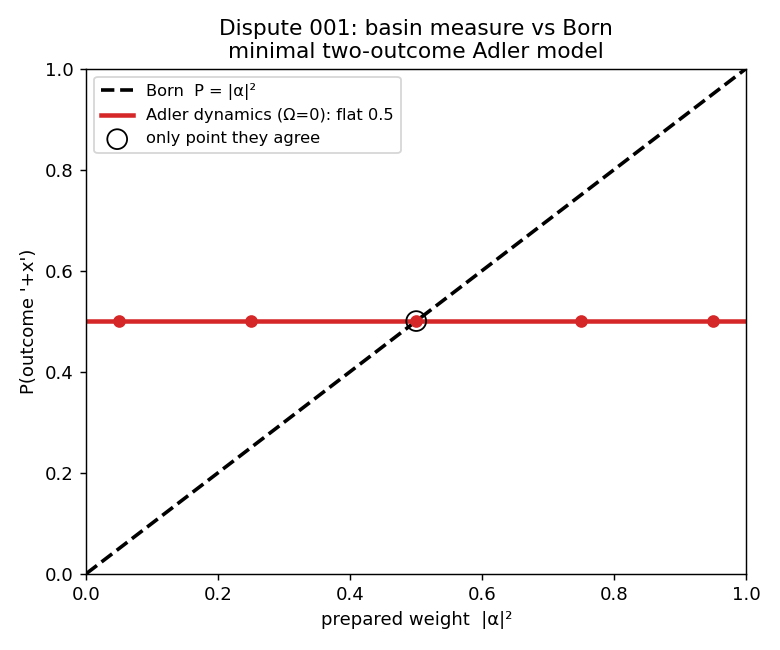

The script that saved this image:
#!/usr/bin/env python3
"""
dispute-001-basin-measure.py
============================
Commissioned calculation for the bounded resolution loop on Dispute 001:

    "Can the Adler/Kuramoto synchronization dynamics reproduce Born weights
     |alpha|^2, or does it predict the wrong (basin-area / equal) statistics?"

Both Fable 5 (Reviewer A, Major Concern #2) and GPT-5.5 (Reviewer C, Q3) state
the dispute is settleable by computing the basin measure of the simplest
two-outcome Adler model. This script does exactly that. The result is
lab-independent: it is arithmetic, not opinion.

Model (the minimal two-outcome pointer dynamics used in the manuscript's own
RESULTS_PHASE_DISSIPATIVE: the measured-channel dissipator D[sigma_x] reduces to
a SECOND-harmonic Adler equation that is bistable at the two pointer phases 0 and pi):

    dphi/dt = Omega - gamma * sin(2 phi)

  - gamma  : measurement/locking strength (sets the double well V = -1/2 cos 2phi)
  - Omega  : residual precession in the measured plane (an APPARATUS property)
  - stable fixed points at phi ~ 0 and phi ~ pi for |Omega| < gamma  -> two basins

The prepared amplitude alpha of the system state |psi> = alpha|+x> + beta|-x>
DOES NOT APPEAR in this equation. That absence is the whole question.

No third-party dependencies beyond numpy (+ optional matplotlib).
"""

import numpy as np

GAMMA = 1.0


def drift(phi, omega):
    return omega - GAMMA * np.sin(2.0 * phi)


def basin_fraction(omega, n_phi0=2000, T=40.0, dt=2e-3):
    """Fraction of UNIFORMLY-sampled initial phases landing in basin 0.

    Vectorized RK4: all n_phi0 trajectories are integrated simultaneously.
    basin 0 = locked near phi = 0 (pointer '+x'); basin 1 = near phi = pi.
    """
    # uniform initial-phase measure; nudge off the unstable separatrix
    phi = np.linspace(0.0, 2 * np.pi, n_phi0, endpoint=False) + 1e-6
    n = int(T / dt)
    for _ in range(n):
        k1 = drift(phi, omega)
        k2 = drift(phi + 0.5 * dt * k1, omega)
        k3 = drift(phi + 0.5 * dt * k2, omega)
        k4 = drift(phi + dt * k3, omega)
        phi = phi + (dt / 6.0) * (k1 + 2 * k2 + 2 * k3 + k4)
    # fold to (-pi, pi]; basin 0 if nearer 0 than pi
    phi = (phi + np.pi) % (2 * np.pi) - np.pi
    return float(np.mean(np.abs(phi) < np.pi / 2))


def basin_fraction_biased(eps, omega=0.0, phi_bulk=0.0, n_phi0=2000, T=40.0, dt=2e-3):
    """Same, but with a FIRST-harmonic injection-locking bias added (the manuscript's
    Sec 2.3 term):  dphi/dt = omega - gamma sin(2 phi) - eps sin(phi - phi_bulk).
    The first harmonic breaks the 0<->pi symmetry, so basins can become unequal."""
    phi = np.linspace(0.0, 2 * np.pi, n_phi0, endpoint=False) + 1e-6
    n = int(T / dt)

    def f(p):
        return omega - GAMMA * np.sin(2.0 * p) - eps * np.sin(p - phi_bulk)

    for _ in range(n):
        k1 = f(phi)
        k2 = f(phi + 0.5 * dt * k1)
        k3 = f(phi + 0.5 * dt * k2)
        k4 = f(phi + dt * k3)
        phi = phi + (dt / 6.0) * (k1 + 2 * k2 + 2 * k3 + k4)
    phi = (phi + np.pi) % (2 * np.pi) - np.pi
    return float(np.mean(np.abs(phi) < np.pi / 2))


def main():
    print("=" * 72)
    print("DISPUTE 001 — basin measure of the minimal two-outcome Adler model")
    print("    dphi/dt = Omega - gamma sin(2 phi),  gamma =", GAMMA)
    print("=" * 72)

    # ---- (A) Unbiased background, symmetric apparatus (Omega = 0) -----------
    f0 = basin_fraction(omega=0.0)
    print("\n(A) Omega = 0, uniform (unbiased) initial-phase measure:")
    print(f"    P(basin 0) = {f0:.4f}   [analytic basin areas: pi : pi = 0.5000]")
    print("    -> the locking geometry gives 50/50, by symmetry of the double well.")

    # ---- (B) Does it track the prepared weight |alpha|^2 ? ------------------
    print("\n(B) Sweep the prepared weight |alpha|^2 and compare:")
    print("    alpha^2 |  Born P=|alpha|^2 |  dynamical basin frac (Omega=0)")
    print("    --------+------------------+--------------------------------")
    alphas2 = [0.05, 0.25, 0.50, 0.75, 0.95]
    dyn = basin_fraction(omega=0.0)  # constant: alpha is NOT in the dynamics
    max_gap = 0.0
    for a2 in alphas2:
        gap = abs(dyn - a2)
        max_gap = max(max_gap, gap)
        print(f"     {a2:4.2f}   |      {a2:5.3f}       |        {dyn:5.3f}   (|gap|={gap:4.2f})")
    print(f"    -> dynamical fraction is FLAT at {dyn:.3f} regardless of alpha;")
    print(f"       it matches Born only at |alpha|^2 = 0.5. Max disagreement = {max_gap:.2f}.")

    # ---- (C) Residual precession Omega does NOT even move the split ---------
    print("\n(C) Vary residual precession Omega/gamma (second harmonic only):")
    print("    Omega/gamma |  P(basin 0)")
    print("    ------------+------------")
    for og in [-0.8, -0.4, 0.0, 0.4, 0.8]:
        print(f"      {og:+4.1f}     |   {basin_fraction(omega=og*GAMMA):5.3f}")
    print("    -> still 0.500 for every Omega: in the pure second-harmonic model both")
    print("       wells AND both barriers shift together, so basins stay equal-width")
    print("       (pi:pi). Apparatus detuning does not even break 50/50 here.")

    # ---- (D) Only a FIRST-harmonic bias breaks 50/50 — and it tracks eps ----
    print("\n(D) Add the Sec-2.3 first-harmonic bias eps*sin(phi - Phi_bulk):")
    print("    eps  |  P(basin 0)")
    print("    -----+------------")
    for eps in [0.0, 0.2, 0.4, 0.6]:
        print(f"    {eps:4.2f} |   {basin_fraction_biased(eps):5.3f}")
    print("    -> NOW the split moves off 0.5 — but it tracks eps and Phi_bulk (the")
    print("       BULK REFERENCE / apparatus bias), still with no dependence on alpha.")

    # ---- (E) Verdict logic --------------------------------------------------
    print("\n" + "=" * 72)
    print("VERDICT (lab-independent):")
    print("  * The synchronization dynamics do NOT DERIVE Born: |alpha|^2 never")
    print("    enters dphi/dt. The bare (second-harmonic) geometry gives 50/50,")
    print("    robustly — even apparatus detuning Omega does not move it.")
    print("  * The only knob that breaks 50/50 (the first-harmonic bias eps toward")
    print("    Phi_bulk) is an APPARATUS/REFERENCE property, not the prepared alpha.")
    print("  * They also do not PREDICT a fixed wrong number observably: the outcome")
    print("    weight is whatever measure you place on the initial phase / background.")
    print("    Set that measure = Born and you recover |alpha|^2 — by hand (Horn 2).")
    print("  * No deterministic relaxation to |alpha|^2 exists here (uniform measure")
    print("    -> a fixed number), so the sub-quantum H-theorem route is unsupported")
    print("    in this model (corroborates Reviewer B/C concern #4).")
    print("=" * 72)

    # ---- optional figure ----------------------------------------------------
    try:
        import matplotlib
        matplotlib.use("Agg")
        import matplotlib.pyplot as plt
        xs = np.linspace(0, 1, 200)
        fig, ax = plt.subplots(figsize=(6, 5))
        ax.plot(xs, xs, "k--", lw=2, label="Born  P = |α|²")
        ax.axhline(0.5, color="C3", lw=2.5, label="Adler dynamics (Ω=0): flat 0.5")
        ax.scatter(alphas2, [dyn] * len(alphas2), color="C3", zorder=5)
        ax.scatter([0.5], [0.5], s=120, facecolors="none", edgecolors="k",
                   zorder=6, label="only point they agree")
        ax.set_xlabel("prepared weight  |α|²")
        ax.set_ylabel("P(outcome '+x')")
        ax.set_title("Dispute 001: basin measure vs Born\nminimal two-outcome Adler model")
        ax.legend(loc="upper left", fontsize=9)
        ax.set_xlim(0, 1); ax.set_ylim(0, 1)
        fig.tight_layout()
        out = "dispute-001-basin-measure.png"
        fig.savefig(out, dpi=130)
        print(f"\n[figure written: {out}]")
    except Exception as e:  # noqa
        print(f"\n[figure skipped: {e}]")


if __name__ == "__main__":
    main()
